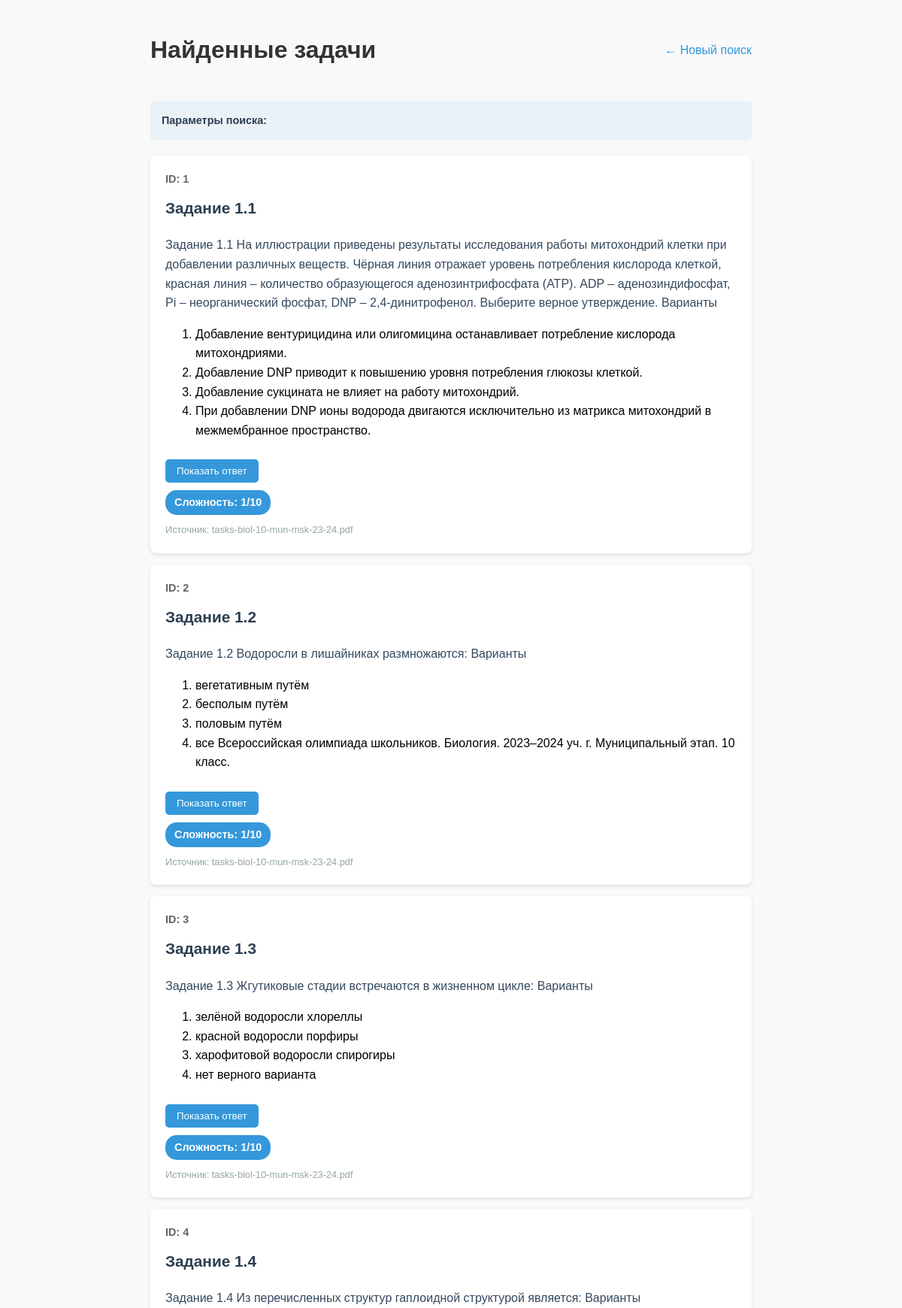
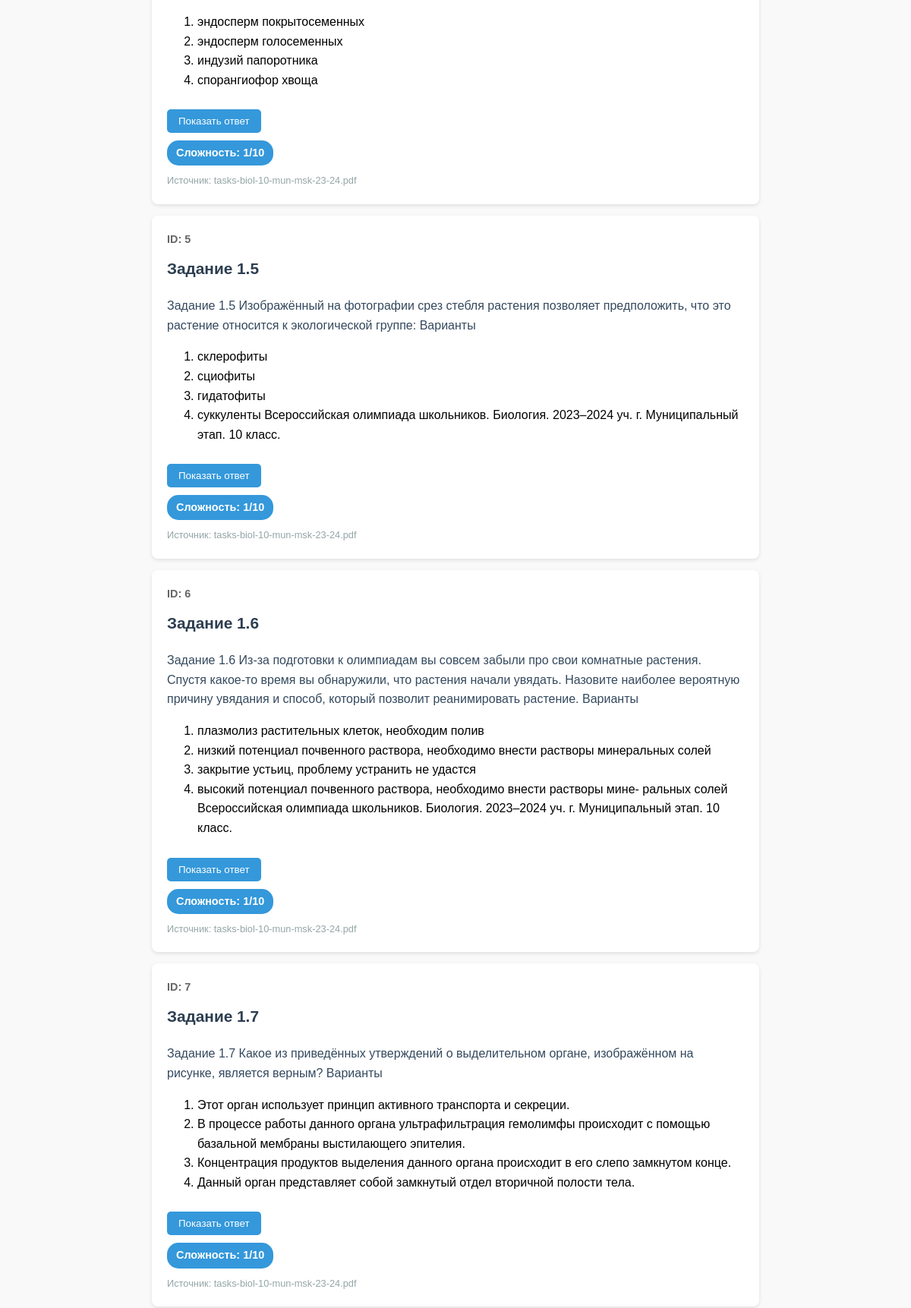
The page /search (signed in, upper part) on the database its author committed (2 pictures, top to bottom).
### tables this page shows
CREATE TABLE tasks6 (id INTEGER PRIMARY KEY, title TEXT NOT NULL, description TEXT NOT NULL, anwser TEXT, difficulty INTEGER, tags TEXT, source TEXT, task_type TEXT DEFAULT 'text_answer', is_visible_to_students BIT DEFAULT 1);

CREATE TABLE task_options (id INTEGER PRIMARY KEY AUTOINCREMENT, task_id INTEGER NOT NULL, option_text TEXT NOT NULL, is_correct INTEGER DEFAULT 0, option_order INTEGER DEFAULT 0, FOREIGN KEY(task_id) REFERENCES tasks6(id) ON DELETE CASCADE);

### app.py (the view)
@app.route('/search', methods=['GET'])
def search():
    if 'user_id' not in session:
        return redirect(url_for('login'))
    search_params = {k: request.args.get(k, '').strip() for k in ['title', 'description', 'tag', 'source', 'min_difficulty', 'max_difficulty', 'task_id', 'min_task_id', 'max_task_id']}
    page = int(request.args.get('page', 1))
    if page < 1:
        page = 1
    search_result = search_tasks(search_params, page=page, per_page=20)
    raw_tasks = search_result['tasks']
    conn = sqlite3.connect(DB_PATH)
    cur = conn.cursor()
    cur.execute("SELECT 1 FROM teachers WHERE user_id = ?", (session['user_id'],))
    is_teacher = cur.fetchone() is not None
    conn.close()
    tasks = []
    for row in raw_tasks:
        print(row)
        try:
            task_id = row[0]
            title = row[1] if len(row) > 1 else ''
            description = row[2] if len(row) > 2 else ''
            answer = row[3] if len(row) > 3 else ''
            difficulty = row[4] if len(row) > 4 else 1
            tags = row[5] if len(row) > 5 else ''
            source = row[6] if len(row) > 6 else ''
            task_type = row[7] if len(row) > 7 else 'text_answer'
            is_visible_to_students = row[8] if len(row) > 8 else 1
        except Exception:
            continue
        try:
            image_filenames = get_task_images(task_id)
        except Exception:
            image_filenames = []
        images = [{'filename': fn} for fn in image_filenames]
        options = []
        correct_option = None  # 1-based index
        if task_type == 'multiple_choice':
            raw_opts = get_task_options(task_id)  # ожидается [(id, option_text, is_correct, option_order), ...]
            options = [
                {'id': o[0], 'text': o[1], 'is_correct': bool(o[2]), 'order': o[3] if len(o) > 3 else 0}
                for o in raw_opts
            ]
            options.sort(key=lambda x: x.get('order', 0))
            for idx, opt in enumerate(options, start=1):
                if opt.get('is_correct'):
                    correct_option = idx
                    break
        tasks.append({
            'id': task_id,
            'title': title,
            'description': description,
            'answer': answer,
            'difficulty': difficulty or 1,
            'tags': tags,
            'source': source,
            'images': images,
            'task_type': task_type,
            'options': options,
            'correct_option': correct_option,
            'is_visible_to_students': is_visible_to_students
        })
    return render_template(
        'tasks.html',
        tasks=tasks,
        get_difficulty_color=get_difficulty_color,
        search_params=search_params,
        user=session.get('user_info'),
        is_teacher=is_teacher,
        pagination=search_result
    )

### app.py (called while the page is built)
def parse_int_or_none(value):
    try:
        return int(value) if value and str(value).strip() else None
    except Exception:
        return None

def get_difficulty_color(difficulty):
    colors = ['#3498db', '#2ecc71', '#1abc9c', '#f1c40f', '#f39c12', '#e67e22', '#d35400', '#e74c3c', '#c0392b', '#2c3e50']
    return colors[max(0, min(int(difficulty) - 1, len(colors) - 1))]

def get_task_images(task_id):
    folder = app.config.get('UPLOAD_FOLDER', 'images')
    if not os.path.isdir(folder):
        return []
    patterns = [
        os.path.join(folder, f"{task_id}_*.*"),
        os.path.join(folder, f"{task_id}.*")
    ]
    found = []
    for pat in patterns:
        for p in glob.glob(pat):
            if os.path.isfile(p):
                found.append(os.path.basename(p))
    uniq = list(dict.fromkeys(found))
    def sort_key(fname):
        m = re.match(rf'^{re.escape(str(task_id))}_(\d+)\.(.+)$', fname)
        if m:
            return (1, int(m.group(1)), fname)
        m2 = re.match(rf'^{re.escape(str(task_id))}\.(.+)$', fname)
        if m2:
            return (0, 0, fname)
        return (2, 0, fname)
    uniq.sort(key=sort_key)
    return uniq

def get_task_options(task_id):
    conn = sqlite3.connect(DB_PATH)
    cursor = conn.cursor()
    cursor.execute("SELECT id, option_text, is_correct, option_order FROM task_options WHERE task_id = ? ORDER BY option_order", (task_id,))
    options = cursor.fetchall()
    conn.close()
    return options

### templates/tasks.html (shortened to what this page needs)
<!DOCTYPE html>
<html lang="ru">
<head>
</head>
<body>
    <div class="header">
        <h1>Найденные задачи</h1>
        <a href="/" class="back-link">← Новый поиск</a>
    </div>
    {% if search_params %}
    <div class="search-summary">
        <strong>Параметры поиска:</strong><br>
    </div>
    {% endif %}
    {% if tasks %}
        {% for task in tasks %}
            {% if task.is_visible_to_students == 1 or is_teacher %}
            <div class="task">
                <div class="task-id">ID: {{ task.id }}</div>
                <div class="task-title">{{ task.title }}</div>
                <div class="task-description">{{ task.description }}</div>
                {% if task.task_type == 'multiple_choice' %}
                    <div class="task-options">
                        <ol>
                            {% for opt in task.options %}
                                <li>{{ opt.text }}</li>
                            {% endfor %}
                        </ol>
                        <button class="show-answer-btn" onclick="toggleCorrect('correct-{{ task.id }}', this)">
                            Показать ответ
                        </button>
                    </div>
                {% endif %}
                <div class="task-difficulty" style="background-color: {{ get_difficulty_color(task.difficulty) }}">
                    Сложность: {{ task.difficulty }}/10
                </div>
                {% if task.source %}
                <div class="task-source">Источник: {{ task.source }}</div>
                {% endif %}
            </div>
            {% endif %}
        {% endfor %}
    {% else %}
        <div class="no-tasks">
            По вашему запросу задач не найдено. Попробуйте изменить параметры поиска.
        </div>
    {% endif %}
</body>
</html>

### templates/tasks.html (style rules this page uses)
body { font-family: Arial, sans-serif; line-height: 1.6; margin: 0; padding: 20px; max-width: 800px; margin: 0 auto; background-color: #f9f9f9; }
.header { display: flex; justify-content: space-between; align-items: center; margin-bottom: 20px; }
h1 { color: #333; }
.back-link { color: #3498db; text-decoration: none; }
.search-summary { background: #eaf2f8; padding: 15px; border-radius: 5px; margin-bottom: 20px; font-size: 0.9em; }
.search-summary strong { color: #2c3e50; }
.task { background: white; margin: 15px 0; padding: 20px; border-radius: 8px; box-shadow: 0 2px 5px rgba(0,0,0,0.1); position: relative; }
.task-id { font-weight: bold; color: #666; font-size: 0.9em; }
.task-title { font-size: 1.3em; color: #2c3e50; margin: 10px 0; font-weight: bold; display: inline-block; }
.task-description { margin: 10px 0; color: #34495e; }
.show-answer-btn { background-color: #3498db; color: white; border: none; padding: 8px 15px; border-radius: 5px; cursor: pointer; margin-top: 10px; transition: background-color 0.3s; }
.task-difficulty { display: inline-block; padding: 5px 12px; color: white; border-radius: 15px; font-size: 0.9em; font-weight: bold; margin-top: 10px; }
.task-source { margin-top: 10px; font-size: 0.8em; color: #95a5a6; }

### rows shown on the page
tasks6: id "1", title "Задание 1.1", description "Задание 1.1 На иллюстрации приведены результаты исследования работы митохондрий клетки при добавлении различных веществ. Чёрная линия отражает уровень потребления кислорода клеткой, красная линия – количество образующегося аденозинтрифосфата (ATP). ADP – аденозиндифосфат, Pi – неорганический фосфат, DNР – 2,4-динитрофенол. Выберите верное утверждение. Варианты", difficulty "1", source "tasks-biol-10-mun-msk-23-24.pdf"
task_options: text "Добавление вентурицидина или олигомицина останавливает потребление кислорода митохондриями."
task_options: text "Добавление DNP приводит к повышению уровня потребления глюкозы клеткой."
task_options: text "Добавление сукцината не влияет на работу митохондрий."
task_options: text "При добавлении DNP ионы водорода двигаются исключительно из матрикса митохондрий в межмембранное пространство."
tasks6: id "2", title "Задание 1.2", description "Задание 1.2 Водоросли в лишайниках размножаются: Варианты", difficulty "1", source "tasks-biol-10-mun-msk-23-24.pdf"
task_options: text "вегетативным путём"
task_options: text "бесполым путём"
task_options: text "половым путём"
task_options: text "все Всероссийская олимпиада школьников. Биология. 2023–2024 уч. г. Муниципальный этап. 10 класс."
tasks6: id "3", title "Задание 1.3", description "Задание 1.3 Жгутиковые стадии встречаются в жизненном цикле: Варианты", difficulty "1", source "tasks-biol-10-mun-msk-23-24.pdf"
task_options: text "зелёной водоросли хлореллы"
task_options: text "красной водоросли порфиры"
task_options: text "харофитовой водоросли спирогиры"
task_options: text "нет верного варианта"
tasks6: id "4", title "Задание 1.4", description "Задание 1.4 Из перечисленных структур гаплоидной структурой является: Варианты", difficulty "1", source "tasks-biol-10-mun-msk-23-24.pdf"
task_options: text "эндосперм покрытосеменных"
task_options: text "эндосперм голосеменных"
task_options: text "индузий папоротника"
task_options: text "спорангиофор хвоща"
tasks6: id "5", title "Задание 1.5", description "Задание 1.5 Изображённый на фотографии срез стебля растения позволяет предположить, что это растение относится к экологической группе: Варианты", difficulty "1", source "tasks-biol-10-mun-msk-23-24.pdf"
task_options: text "склерофиты"
task_options: text "сциофиты"
task_options: text "гидатофиты"
task_options: text "суккуленты Всероссийская олимпиада школьников. Биология. 2023–2024 уч. г. Муниципальный этап. 10 класс."
tasks6: id "6", title "Задание 1.6", description "Задание 1.6 Из-за подготовки к олимпиадам вы совсем забыли про свои комнатные растения. Спустя какое-то время вы обнаружили, что растения начали увядать. Назовите наиболее вероятную причину увядания и способ, который позволит реанимировать растение. Варианты", difficulty "1", source "tasks-biol-10-mun-msk-23-24.pdf"
task_options: text "плазмолиз растительных клеток, необходим полив"
task_options: text "низкий потенциал почвенного раствора, необходимо внести растворы минеральных солей"
task_options: text "закрытие устьиц, проблему устранить не удастся"
task_options: text "высокий потенциал почвенного раствора, необходимо внести растворы мине- ральных солей Всероссийская олимпиада школьников. Биология. 2023–2024 уч. г. Муниципальный этап. 10 класс."
tasks6: id "7", title "Задание 1.7", description "Задание 1.7 Какое из приведённых утверждений о выделительном органе, изображённом на рисунке, является верным? Варианты", difficulty "1", source "tasks-biol-10-mun-msk-23-24.pdf"
task_options: text "Этот орган использует принцип активного транспорта и секреции."
task_options: text "В процессе работы данного органа ультрафильтрация гемолимфы происходит с помощью базальной мембраны выстилающего эпителия."
task_options: text "Концентрация продуктов выделения данного органа происходит в его слепо замкнутом конце."
task_options: text "Данный орган представляет собой замкнутый отдел вторичной полости тела."
